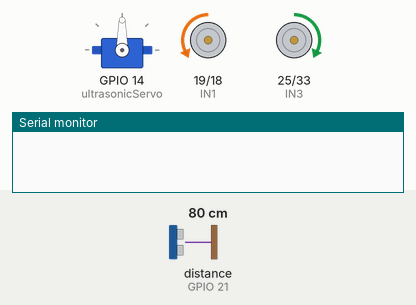
The sketch below on a simulated ESP32. On the bench: servo, motor-driver pin pairs drawn as motors (green arrow = first pin HIGH = forward, orange = second pin HIGH = backward, longer = more drive, scaled by the enable pin), the last lines printed to the serial monitor. Wiring (inferred from the names in the program): ultrasonic range finder: trigger GPIO 5; echo GPIO 21. The inputs (shaded band) are chosen by the test bench; at power-on: distance to the obstacle (sensor on GPIO 21) 80 cm. The echo pulse lasts 58.3 µs per cm.

Above: at 3.2 s.
3.3 s: distance to the obstacle (sensor on GPIO 21) set to 33 cm
At 4.3 s:
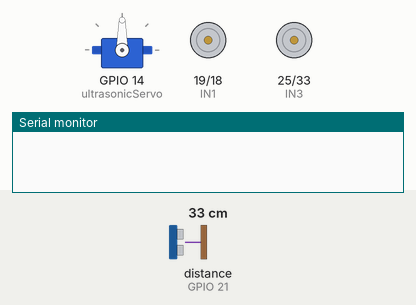
6.3 s: distance to the obstacle (sensor on GPIO 21) set to 27 cm
At 6.6 s:
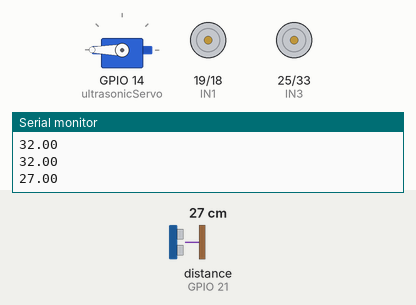
At 8.7 s:
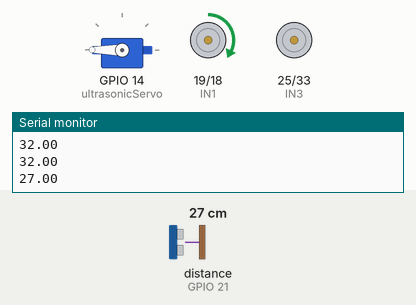
Timing chart, 0 to 15.3 s (numbered marks = the images above; inputs shaded):
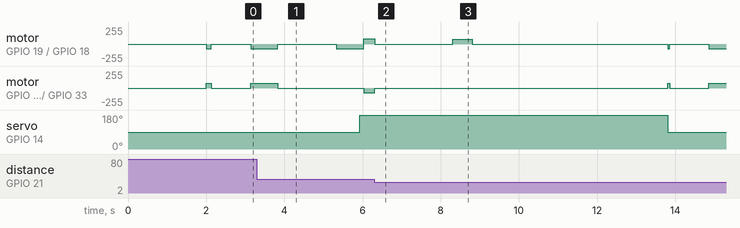

The sketch:

Auto_Park.ino
```cpp
#include <ESP32Servo.h>
// 15 , 2 -> back ultra
// 22, 23 -> sec ultra

// front
const int ECHO1 = 21;
const int TRIGGER1 = 5;
// back
const int ECHO2 = 23;
const int TRIGGER2 = 22;

unsigned long onetime;
unsigned long twotime;
int dist1;
int dist2;
double x;

// Motor A
int IN1 = 19;  // Motor 1 (Left) control
int IN2 = 18;  // Motor 1 (Left) control
int enA = 26;  // Motor 1 speed control

// Motor B
int IN3 = 25;  // Motor 2 (Right) control
int IN4 = 33;  // Motor 2 (Right) control
int enB = 4;   // Motor 2 speed control

int space = 0;

Servo ultrasonicServo;

double UFun(int triger, int echo);

int Check();

void setup() {
  Serial.begin(9600);

  // Motor setup
  pinMode(IN1, OUTPUT);
  pinMode(IN2, OUTPUT);
  pinMode(enA, OUTPUT);

  pinMode(IN3, OUTPUT);
  pinMode(IN4, OUTPUT);
  pinMode(enB, OUTPUT);

  //ultrasonics setup
  pinMode(ECHO1, INPUT);
  pinMode(TRIGGER1, OUTPUT);
  pinMode(ECHO2, INPUT);
  pinMode(TRIGGER2, OUTPUT);

  //servo setup
  ultrasonicServo.attach(14);

  // wait for 2 seconds
  delay(2000);
}

void loop() {
  ultrasonicServo.write(90);
  if (Check() == 1) {  //space is measured by trial and error to check the right value ,it's varied by the speed
    space = 0;
    stopMotors();
    delay(1000);
    park();
    // exit(0);
  } else {
    moveForward();
  }
}

void moveBackward() {
  digitalWrite(IN1, HIGH);
  digitalWrite(IN2, LOW);
  analogWrite(enA, 80);

  digitalWrite(IN3, LOW);
  digitalWrite(IN4, HIGH);
  analogWrite(enB, 70);
}
void moveForward() {
  digitalWrite(IN1, LOW);
  digitalWrite(IN2, HIGH);
  analogWrite(enA, 70);

  digitalWrite(IN3, HIGH);
  digitalWrite(IN4, LOW);
  analogWrite(enB, 70);
}
void back_right() {
  digitalWrite(IN1, HIGH);
  digitalWrite(IN2, LOW);
  analogWrite(enA, 70);

  digitalWrite(IN3, HIGH);
  digitalWrite(IN4, LOW);
  analogWrite(enB, 0);
}
void back_left() {
  digitalWrite(IN1, LOW);
  digitalWrite(IN2, HIGH);
  analogWrite(enA, 0);

  digitalWrite(IN3, LOW);
  digitalWrite(IN4, HIGH);
  analogWrite(enB, 70);
}
void turnLeft() {
  digitalWrite(IN1, LOW);
  digitalWrite(IN2, HIGH);
  analogWrite(enA, 0);

  digitalWrite(IN3, HIGH);
  digitalWrite(IN4, LOW);
  analogWrite(enB, 70);
}
void turnRight() {
  digitalWrite(IN1, LOW);
  digitalWrite(IN2, HIGH);
  analogWrite(enA, 70);

  digitalWrite(IN3, HIGH);
  digitalWrite(IN4, LOW);
  analogWrite(enB, 0);
}

void stopMotors() {
  digitalWrite(IN1, LOW);
  digitalWrite(IN2, LOW);
  analogWrite(enA, 0);

  digitalWrite(IN3, LOW);
  digitalWrite(IN4, LOW);
  analogWrite(enB, 0);
}

void park() {
  moveForward();
  delay(700);
  stopMotors();
  delay(1500);
  turnRight();
  delay(600);

  ultrasonicServo.write(180);
  delay(100);
  while (true) {
    x = UFun(TRIGGER1, ECHO1);
    Serial.println(x);
    if (x > 30) {
      moveBackward();
    } else
      break;
    delay(10);
  }
  stopMotors();
  delay(2000);
  back_right();
  delay(500);
  stopMotors();
  delay(5000);
}

int Check() {  //Chicking the sutable parking space for the car width
  int Flag = 0;
  while (UFun(TRIGGER1, ECHO1) > 20 && space < 25) {
    moveForward();
    space++;
    Flag = 1;
  }

  return Flag;
}

double UFun(int triger, int echo) {  //ultrasonic reading
  digitalWrite(triger, LOW);
  delayMicroseconds(2);

  digitalWrite(triger, HIGH);  //HIGH THEN 10 MICROSECONDS THEN LOW TO TRIGGER THE ULTRA SONIC
  delayMicroseconds(10);
  digitalWrite(triger, LOW);

  onetime = pulseIn(echo, HIGH);  //TO LAUNCH TIME CALCULATION
  dist2 = onetime * 0.0343 / 2;
  return dist2;
}
```

Measured:
- the behaviour switches between 31 and 30 cm on distance to the obstacle (sensor on GPIO 21) (found by bisection; images 1 and 2)
- after the input at 6.3 s, motor on GPIO 19 (IN1) / GPIO 18 (IN2): forward 80/255 → stopped at once, → forward 70/255 2.0 s later, → stopped 0.50 s later, → backward 70/255 6.1 s later; motor on GPIO 25 (IN3) / GPIO 33 (IN4): backward 70/255 → stopped at once, → forward 70/255 8.6 s later; servo on GPIO 14 (ultrasonicServo): 180° → 90° after 7.5 s
